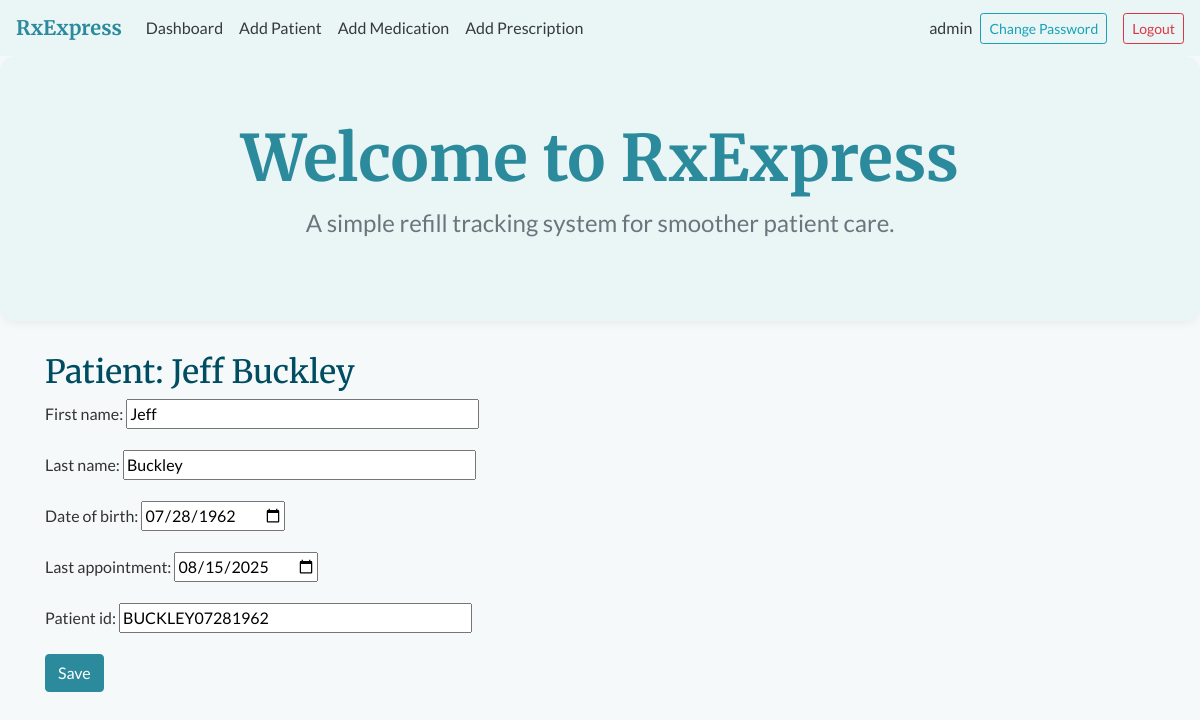
Page /patients/20/ (signed in) on the committed database.
### rxexpress/models.py (models this page shows, shortened)
class Patient(models.Model):
    patient_id = models.CharField(max_length=50, unique=True, null=True, blank=True)
    first_name = models.CharField(max_length=50)
    last_name = models.CharField(max_length=50)
    date_of_birth = models.DateField(null=True, blank=True)
    last_appointment = models.DateField(null=True, blank=True)
    last_fill_date = models.DateField(null=True, blank=True)

### rxexpress/views.py (the view)
# urls.py: path('patients/<int:pk>/', views.patient_detail_view, name='patient_detail'),
@login_required
def patient_detail_view(request, pk):
    patient = get_object_or_404(Patient, pk=pk)
    prescriptions = patient.prescriptions.select_related('medication')
    if request.method == 'POST':
        form = PatientForm(request.POST, instance=patient)
        if form.is_valid():
            form.save()
            return redirect('patient_detail', pk=patient.pk)
    else:
        form = PatientForm(instance=patient)
    return render(request, 'patient_detail.html', {'patient': patient, 'form': form, 'prescriptions': prescriptions})

### rxexpress/forms.py
class PatientForm(forms.ModelForm):
    class Meta:
        model = Patient
        fields = ['first_name', 'last_name', 'date_of_birth', 'last_appointment', 'patient_id']
        widgets = {
            'first_name': forms.TextInput(attrs={'placeholder': 'Enter first name', 'size': 40}),
            'last_name': forms.TextInput(attrs={'placeholder': 'Enter last name', 'size': 40}),
            'date_of_birth': forms.TextInput(attrs={'placeholder': 'MM/DD/YYYY', 'type': 'date'}),
            'last_appointment': forms.TextInput(attrs={'placeholder': 'MM/DD/YYYY', 'type': 'date'}),
            'patient_id': forms.TextInput(attrs={'placeholder': 'Last Name + DOB(MMDDYYYY)', 'size': 40})
        }

### rxexpress/templates/patient_detail.html (shortened to what this page needs)
{% extends "index.html" %}
{% block content %}
<div class="container mt-4">
  <h2>Patient: {{ patient.first_name }} {{ patient.last_name }}</h2>
  <form method="post">
    {{ form.as_p }}
    <button class="btn btn-primary" type="submit">Save</button>
  </form>
</div>
{% endblock %}

### rxexpress/templates/index.html (shortened to what this page needs)
<!DOCTYPE html>
<html lang="en">
<head>
    <link rel="stylesheet" href="https://cdn.jsdelivr.net/npm/bootstrap@4.6.2/dist/css/bootstrap.min.css">
</head>
<body>
    <nav class="navbar navbar-expand-lg navbar-light"
        style="background-color: var(--secondary); box-shadow: none !important;">
        <a class="navbar-brand font-weight-bold" href="/" style="color: var(--primary);">
            RxExpress
        </a>
        <div class="collapse navbar-collapse">
            <ul class="navbar-nav mr-auto">
                <li class="nav-item"><a class="nav-link text-dark" href="/dashboard/">Dashboard</a></li>
                <li class="nav-item"><a class="nav-link text-dark" href="/add-patient/">Add Patient</a></li>
                <li class="nav-item"><a class="nav-link text-dark" href="/add-medication/">Add Medication</a></li>
                <li class="nav-item"><a class="nav-link text-dark" href="/add-prescription/">Add Prescription</a></li>
            </ul>
            <ul class="navbar-nav ml-auto align-items-center">
                {% if user.is_authenticated %}
                <li class="nav-item">
                    <span class="nav-link text-dark">{{ user.username}}</span>
                </li>
                <li class="nav-item">
                    <a class="btn btn-outline-info btn-sm mr-2" href="{% url 'password_change' %}">
                        Change Password
                    </a>
                </li>
                <li class="nav-item">
                    <form method='post' action="{% url 'logout' %}" style="display: inline;">
                        <button type="submit" class="btn btn-outline-danger btn-sm ml-2">Logout</button>
                    </form>
                </li>
                {% endif %}
            </ul>
        </div>
    </nav>
    <div class="jumbotron full-width-jumbotron text-center"
        style="background-color: var(--secondary); border-radius: 1rem; box-shadow: 0 3px 8px rgba(0,0,0,0.05)">
        <h1 class="display-4" style="color: var(--primary);">Welcome to RxExpress</h1>
        <p class="lead text-muted">A simple refill tracking system for smoother patient care.</p>
    </div>
    {% block content %}{% endblock %}
</body>
</html>

### rxexpress/templates/index.html (style rules this page uses)
body { font-family: 'Lato', sans-serif; background-color: #f6f9fa; color: #333; }
h1, h2, h3, .navbar-brand { font-family: 'Merriweather', serif; color: #004d61; }
:root { --primary: #2b8a9c; --secondary: #eaf5f5; --accent: #88c9bf; --text-dark: #333; --text-muted: #6c757d; }
.btn-primary { background-color: var(--primary); border-color: var(--primary); }
.full-width-jumbotron h1 { font-size: 4rem; font-weight: 700; }
.full-width-jumbotron .lead { font-size: 1.5rem; font-weight: 400; }
.full-width-jumbotron p { font-size: 2.1rem; }

### rows in the picture
Patient: first_name "Jeff", last_name "Buckley", date_of_birth "07/28/1962", last_appointment "08/15/2025", patient_id "BUCKLEY07281962"

### other values in the picture
{{ user.username }} "admin"
